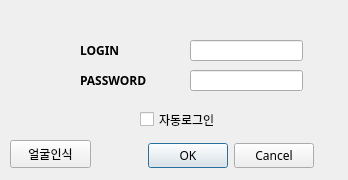
<?xml version="1.0" encoding="UTF-8"?>
<ui version="4.0">
 <class>Dialog</class>
 <widget class="QDialog" name="Dialog">
  <property name="geometry">
   <rect>
    <x>0</x>
    <y>0</y>
    <width>348</width>
    <height>180</height>
   </rect>
  </property>
  <property name="windowTitle">
   <string>Dialog</string>
  </property>
  <property name="windowIcon">
   <iconset>
    <normaloff>image/Youtube.png</normaloff>image/Youtube.png</iconset>
  </property>
  <widget class="QDialogButtonBox" name="btn_login">
   <property name="geometry">
    <rect>
     <x>130</x>
     <y>140</y>
     <width>201</width>
     <height>32</height>
    </rect>
   </property>
   <property name="sizePolicy">
    <sizepolicy hsizetype="Fixed" vsizetype="Fixed">
     <horstretch>0</horstretch>
     <verstretch>0</verstretch>
    </sizepolicy>
   </property>
   <property name="font">
    <font>
     <family>한수원 한돋움OTF</family>
     <weight>50</weight>
     <bold>false</bold>
    </font>
   </property>
   <property name="orientation">
    <enum>Qt::Horizontal</enum>
   </property>
   <property name="standardButtons">
    <set>QDialogButtonBox::Cancel|QDialogButtonBox::Ok</set>
   </property>
   <property name="centerButtons">
    <bool>true</bool>
   </property>
  </widget>
  <widget class="QCheckBox" name="cb_autologin">
   <property name="geometry">
    <rect>
     <x>140</x>
     <y>110</y>
     <width>96</width>
     <height>19</height>
    </rect>
   </property>
   <property name="font">
    <font>
     <family>한수원 한울림OTF</family>
     <weight>50</weight>
     <bold>false</bold>
    </font>
   </property>
   <property name="text">
    <string>자동로그인</string>
   </property>
  </widget>
  <widget class="QLineEdit" name="le_id">
   <property name="geometry">
    <rect>
     <x>190</x>
     <y>40</y>
     <width>113</width>
     <height>21</height>
    </rect>
   </property>
   <property name="font">
    <font>
     <family>한수원 한돋움</family>
     <weight>75</weight>
     <bold>true</bold>
    </font>
   </property>
  </widget>
  <widget class="QLineEdit" name="le_password">
   <property name="geometry">
    <rect>
     <x>190</x>
     <y>70</y>
     <width>113</width>
     <height>21</height>
    </rect>
   </property>
   <property name="font">
    <font>
     <family>한수원 한돋움</family>
     <weight>75</weight>
     <bold>true</bold>
    </font>
   </property>
  </widget>
  <widget class="QPushButton" name="btn_face">
   <property name="geometry">
    <rect>
     <x>10</x>
     <y>140</y>
     <width>81</width>
     <height>28</height>
    </rect>
   </property>
   <property name="sizePolicy">
    <sizepolicy hsizetype="Fixed" vsizetype="Fixed">
     <horstretch>0</horstretch>
     <verstretch>0</verstretch>
    </sizepolicy>
   </property>
   <property name="font">
    <font>
     <family>한수원 한돋움OTF</family>
     <weight>50</weight>
     <bold>false</bold>
    </font>
   </property>
   <property name="text">
    <string>얼굴인식</string>
   </property>
  </widget>
  <widget class="QLabel" name="lbl_password_2">
   <property name="geometry">
    <rect>
     <x>80</x>
     <y>70</y>
     <width>101</width>
     <height>20</height>
    </rect>
   </property>
   <property name="font">
    <font>
     <family>한수원 한울림OTF</family>
     <weight>75</weight>
     <bold>true</bold>
    </font>
   </property>
   <property name="text">
    <string>PASSWORD</string>
   </property>
   <property name="alignment">
    <set>Qt::AlignLeading|Qt::AlignLeft|Qt::AlignVCenter</set>
   </property>
  </widget>
  <widget class="QLabel" name="lbl_id_2">
   <property name="geometry">
    <rect>
     <x>80</x>
     <y>40</y>
     <width>101</width>
     <height>20</height>
    </rect>
   </property>
   <property name="font">
    <font>
     <family>한수원 한울림OTF</family>
     <weight>75</weight>
     <bold>true</bold>
    </font>
   </property>
   <property name="text">
    <string>LOGIN</string>
   </property>
   <property name="alignment">
    <set>Qt::AlignLeading|Qt::AlignLeft|Qt::AlignVCenter</set>
   </property>
  </widget>
 </widget>
 <resources/>
 <connections>
  <connection>
   <sender>btn_login</sender>
   <signal>accepted()</signal>
   <receiver>Dialog</receiver>
   <slot>accept()</slot>
   <hints>
    <hint type="sourcelabel">
     <x>330</x>
     <y>154</y>
    </hint>
    <hint type="destinationlabel">
     <x>157</x>
     <y>179</y>
    </hint>
   </hints>
  </connection>
  <connection>
   <sender>btn_login</sender>
   <signal>rejected()</signal>
   <receiver>Dialog</receiver>
   <slot>reject()</slot>
   <hints>
    <hint type="sourcelabel">
     <x>330</x>
     <y>160</y>
    </hint>
    <hint type="destinationlabel">
     <x>286</x>
     <y>179</y>
    </hint>
   </hints>
  </connection>
  <connection>
   <sender>btn_face</sender>
   <signal>clicked()</signal>
   <receiver>Dialog</receiver>
   <slot>accept()</slot>
   <hints>
    <hint type="sourcelabel">
     <x>50</x>
     <y>153</y>
    </hint>
    <hint type="destinationlabel">
     <x>173</x>
     <y>89</y>
    </hint>
   </hints>
  </connection>
 </connections>
</ui>
